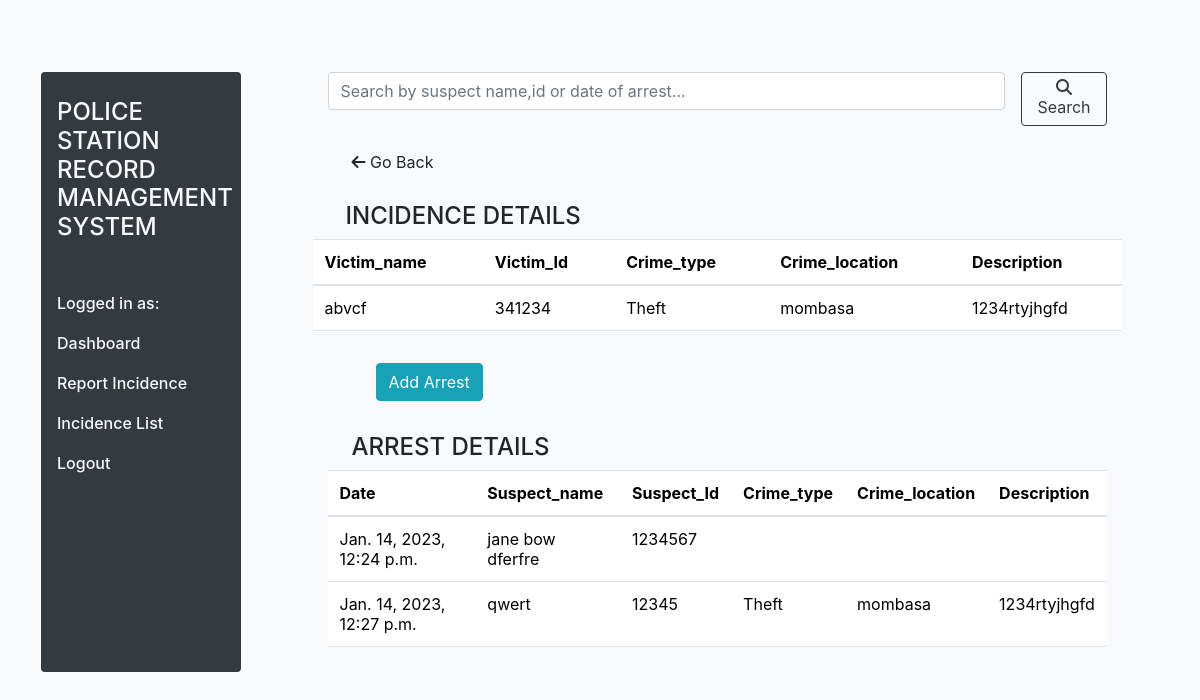
/incidence/1/, run on an earlier commit of the app's database.
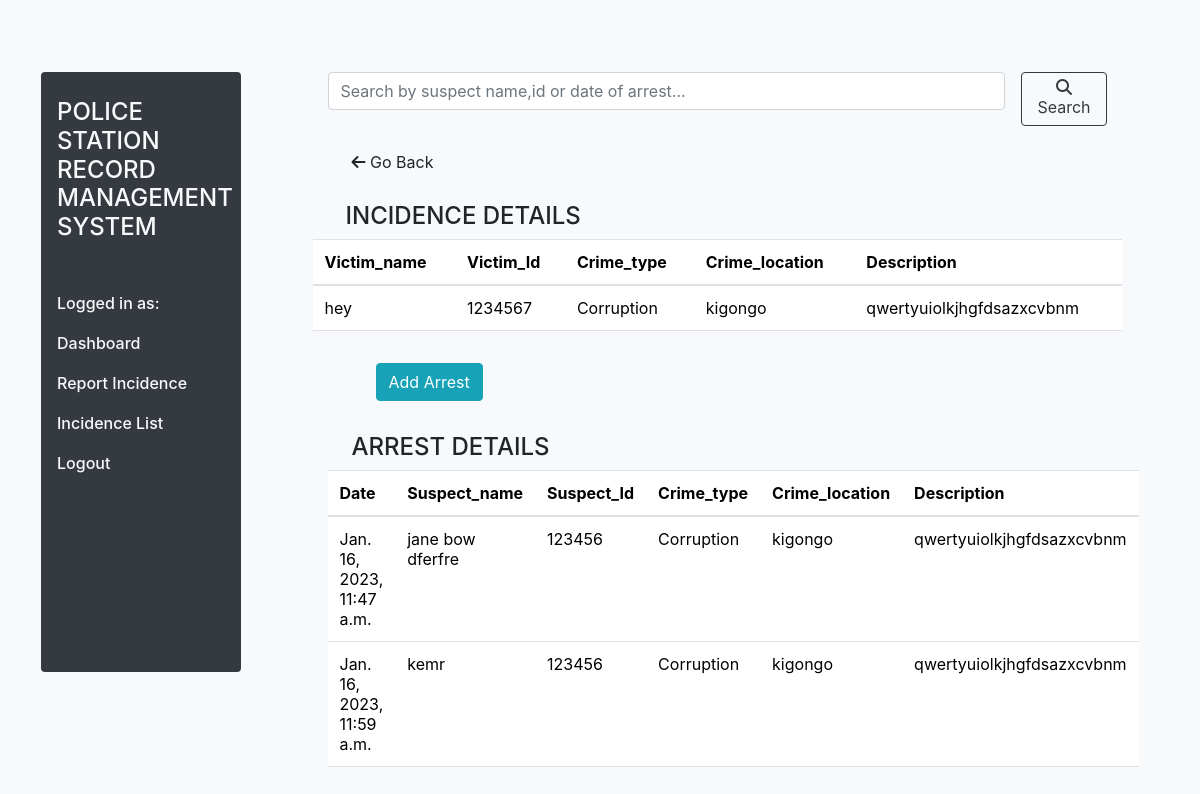
And on a later commit of the database.
### records/models.py (models this page shows, shortened)
class Report (models.Model):
    report_id = models.UUIDField(default=uuid.uuid4, editable=False, unique=True)
    victim_name = models.CharField(max_length=100)
    victim_id = models.IntegerField(max_length=8)
    crime_type = models.ForeignKey(Crime,on_delete=models.CASCADE,null=True, blank=False)
    crime_location = models.CharField(max_length=100)
    date = models.DateTimeField(auto_now_add=True)
    description = models.TextField(max_length=100)

class Crime(models.Model):
    name = models.CharField(max_length=100)
    def __str__(self) :
        return self.name

class Arrest(models.Model):
    incidence = models.ForeignKey(Report, on_delete=models.CASCADE,blank=False, default=1)
    arrest_id = models.UUIDField(default=uuid.uuid4, editable=False, unique=True)
    suspect_name = models.CharField(max_length=100)
    suspect_id = models.IntegerField(max_length=8)
    date = models.DateTimeField(auto_now_add=True)

### records/views.py (the view)
# urls.py: path('incidence/<int:pk>/',views.IncidenceDetail, name='detail' ),
def IncidenceDetail(request, pk):
    incidence = Report.objects.get(id=pk)
    q = request.GET.get('q') if request.GET.get('q') != None else ''
    arrest_list = Arrest.objects.filter(
        Q(suspect_id__icontains=q) |
        Q(suspect_name__icontains=q) |
        Q(date__icontains=q)
    )
    context = {
        'incidence': incidence,
        'arrest_list': arrest_list,
    }
    return render(request, 'records/incidence_detail.html', context)

### records/templates/records/incidence_detail.html (shortened to what this page needs)
{% extends 'records/base.html' %} {% load crispy_forms_tags%}
    {% block content %}
    <div class="row">
        <div class="col-md-3 ">
            {% include 'records/sidebar.html'%}
        </div>
        <div class="col-md-8 mt-5">
                <form class="d-flex" method="GET">
                    <input class="form-control me-2" type="text" name="q" placeholder="Search by suspect name,id or date of arrest..." aria-label="Search">
                    <button class="btn btn-outline-dark search ml-2" type="submit"><i class="fa-solid fa-magnifying-glass"></i>Search </button>
                </form>
                <div>
                    <a class="nav-link m-3 p-2" href="{% url 'report_list'%}"><i class="fa fa-arrow-left" aria-hidden="true"></i>
                        Go Back</a>
                </div>
            <div class="row">
                <div class="row">
                    <h4 class="text-justify ml-4 mt-1">INCIDENCE DETAILS</h4>
                </div>
                <table class="table  p-2 jumbortron">
                    <thead>
                        <tr>
                            <th scope="col">Victim_name</th>
                            <th scope="col">Victim_Id</th>
                            <th scope="col">Crime_type</th>
                            <th scope="col">Crime_location</th>
                            <th scope="col">Description</th>
                        </tr>
                    </thead>
                    <tbody>
                        <td scope="row">{{incidence.victim_name}}</td>
                            <td scope="row">{{incidence.victim_id}}</td>
                            <td scope="row">{{incidence.crime_type}}</td>
                            <td scope="row">{{incidence.crime_location}}</td>
                            <td scope="row">{{incidence.description}}</td>
                    </tbody>
                    </table>
                                </div>
              <a href="{% url 'add_arrest' incidence.id %}" class="btn btn-info m-3 ml-5 "> Add Arrest</a>
              <div class="arrest">
                <h4 class="text-justify ml-4 mt-3">ARREST DETAILS</h4>
                <table class="table  p-2 jumbortron">
                    <thead>
                        <tr>
                            <th scope="col">Date</th>
                            <th scope="col">Suspect_name</th>
                            <th scope="col">Suspect_Id</th>
                            <th scope="col">Crime_type</th>
                            <th scope="col">Crime_location</th>
                            <th scope="col">Description</th>
                        </tr>
                    </thead>
                    <tbody>
                        {% for arrest_list in arrest_list %}
                        <tr>
                            <td scope="row">{{arrest_list.date}}</td>
                            <td scope="row">{{arrest_list.suspect_name}}</td>
                            <td scope="row">{{arrest_list.suspect_id}}</td>
                            <td scope="row">{{arrest_list.incidence.crime_type}}</td>
                            <td scope="row">{{arrest_list.incidence.crime_location}}</td>
                            <td scope="row">{{arrest_list.incidence.description}}</td>
                        </tr>
                        {% endfor%}
                    </tbody>
                    </table>
              </div>
        </div>
    </div>
    {% endblock content %}

### records/templates/records/base.html (shortened to what this page needs)
{% load static %}
<html lang="en">
<head>
    <link rel="stylesheet" href="{% static 'records/styles.css' %} ">
    <link rel="stylesheet" href="{% static 'records/dashboard.css' %}">
    <link rel="stylesheet" href="{% static 'records/bootstrap.min.css' %}">
    <link rel="stylesheet" href="{% static 'records/bootstrap.css' %} ">
    <link rel="stylesheet" href="https://cdnjs.cloudflare.com/ajax/libs/font-awesome/4.7.0/css/font-awesome.min.css">
    <link rel="stylesheet" href="https://stackpath.bootstrapcdn.com/bootstrap/4.5.0/css/bootstrap.min.css">
</head>
    <body class="bg-light">
        <div class="container-fluid m-3 p-2">
            {% block content%} {% endblock content %}
        </div>
   </body>
</html>

### records/templates/records/sidebar.html
{% extends 'records/base.html'%}
{% load crispy_forms_tags %}
{% block content%}
<div class="row">
    <nav id="sidebarMenu" class="col-md-3 col-lg-2 d-md-block bg-light sidebar collapse m-1 p-1" style="position: fixed; margin-top:30px;">
        <div class="position-sticky pt-3">
          <nav>
    <div class="col-md-2 position-fixed bg-dark text-light p-2 rounded sidebar" data-spy="scroll" data-target="#main" style="min-height:600px;" id="sticky-sidebar">
        <a class="navbar-brand" href="#">  {% load static %}
            </a>
        <div>
            <h4 class="m-2">POLICE STATION RECORD MANAGEMENT SYSTEM</h4>
            <hr class="text-info">
        </div>
            <div class="d-flex flex-column flex-shrink-1 text-black  p-2 position-sticky collapse mt-1" id="sidebar" style="width: 280px; position:fixed;">
                <ul class="navbar-nav">
                    <li class="nav-item">
                        {% if user.is_superuser %}
                        <a href="{% url 'home'%}" class="nav-link text-light disabled"> Logged in as: {{user.username}}</a>
                        <a href="/admin" class="nav-link text-light"> Admin Panel</a>
                        <a href="{% url 'home'%}" class="nav-link text-light"> Dashboard</a>
                        <a href="{% url 'add_report' %}" class="nav-link text-light"> Report Incidence</a>
                        <a href="{% url 'report_list' %}" class="nav-link text-light"> Incidence List</a>
                        <a class="nav-link mr-o" href="{% url 'logout'%}">Logout</a>
                        {% else %}
                        <a href="{% url 'home'%}" class="nav-link text-light disabled"> Logged in as: {{user.username}}</a>
                        <a href="{% url 'home'%}" class="nav-link text-light"> Dashboard</a>
                        <a href="{% url 'add_report' %}" class="nav-link text-light"> Report Incidence</a>
                        <a href="{% url 'report_list' %}" class="nav-link text-light"> Incidence List</a>
                        <a class="nav-link text-light" href="{% url 'logout'%}">Logout</a>
{% endif %}
                    </li>
                </ul>
            </div>
        </nav>
    </div>
</div>
{% endblock content%}

### records/static/records/dashboard.css (style rules this page uses)
body { font-size: .875rem; }
.sidebar { position: fixed; z-index: 100; }
.sidebar .nav-link { font-weight: 500; }

What changed in the data, as far as the page shows it:
removed Arrest: date "Jan. 14, 2023, 12:27 p.m.", suspect_name "qwert", suspect_id "12345", incidence.crime_type "Theft", incidence.crime_location "mombasa", incidence.description "1234rtyjhgfd"
changed Report: victim_name "abvcf" → "hey"; victim_id "341234" → "1234567"; crime_type "Theft" → "Corruption"; crime_location "mombasa" → "kigongo"; description "1234rtyjhgfd" → "qwertyuiolkjhgfdsazxcvbnm"
changed Arrest "jane bow dferfre": date "Jan. 14, 2023, 12:24 p.m." → "Jan. 16, 2023, 11:47 a.m."; suspect_id "1234567" → "123456"; incidence.crime_type (not shown) → "Corruption"; incidence.crime_location (not shown) → "kigongo"; incidence.description (not shown) → "qwertyuiolkjhgfdsazxcvbnm"
added Arrest: date "Jan. 16, 2023, 11:59 a.m.", suspect_name "kemr", suspect_id "123456", incidence.crime_type "Corruption", incidence.crime_location "kigongo", incidence.description "qwertyuiolkjhgfdsazxcvbnm"
